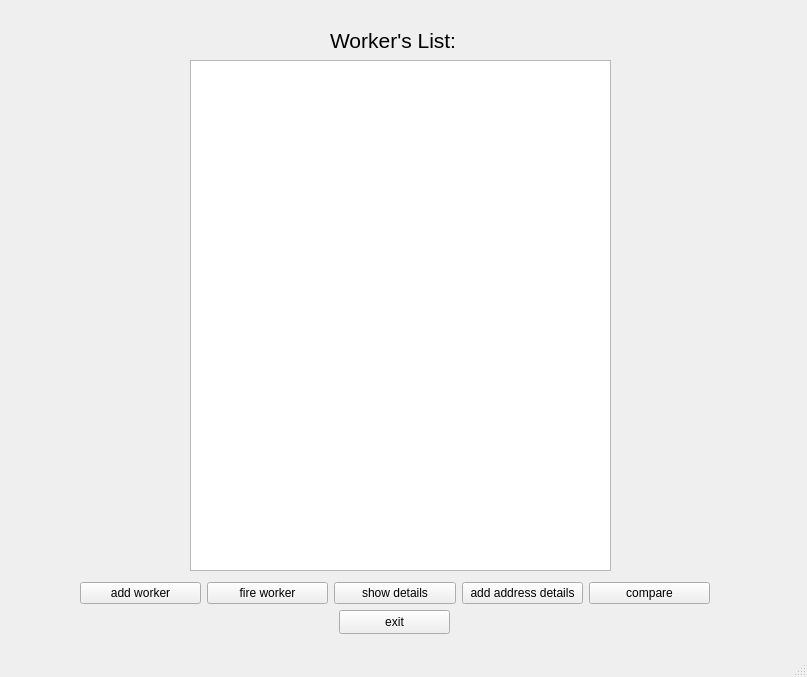
<?xml version="1.0" encoding="UTF-8"?>
<ui version="4.0">
 <class>MainWindow</class>
 <widget class="QMainWindow" name="MainWindow">
  <property name="geometry">
   <rect>
    <x>0</x>
    <y>0</y>
    <width>807</width>
    <height>677</height>
   </rect>
  </property>
  <property name="windowTitle">
   <string>MainWindow</string>
  </property>
  <widget class="QWidget" name="centralwidget">
   <widget class="QWidget" name="layoutWidget">
    <property name="geometry">
     <rect>
      <x>80</x>
      <y>580</y>
      <width>630</width>
      <height>26</height>
     </rect>
    </property>
    <layout class="QHBoxLayout" name="horizontalLayout">
     <item>
      <widget class="QPushButton" name="pushButton">
       <property name="text">
        <string>add worker</string>
       </property>
      </widget>
     </item>
     <item>
      <widget class="QPushButton" name="pushButton_2">
       <property name="text">
        <string>fire worker</string>
       </property>
      </widget>
     </item>
     <item>
      <widget class="QPushButton" name="pushButton_3">
       <property name="text">
        <string>show details</string>
       </property>
      </widget>
     </item>
     <item>
      <widget class="QPushButton" name="pushButton_4">
       <property name="text">
        <string>add address details</string>
       </property>
      </widget>
     </item>
     <item>
      <widget class="QPushButton" name="pushButton_6">
       <property name="text">
        <string>compare</string>
       </property>
      </widget>
     </item>
    </layout>
   </widget>
   <widget class="QLabel" name="label">
    <property name="geometry">
     <rect>
      <x>330</x>
      <y>30</y>
      <width>241</width>
      <height>21</height>
     </rect>
    </property>
    <property name="font">
     <font>
      <pointsize>16</pointsize>
     </font>
    </property>
    <property name="text">
     <string>Worker's List:</string>
    </property>
   </widget>
   <widget class="QTableWidget" name="tableWidget">
    <property name="geometry">
     <rect>
      <x>190</x>
      <y>60</y>
      <width>421</width>
      <height>511</height>
     </rect>
    </property>
   </widget>
   <widget class="QPushButton" name="pushButton_5">
    <property name="geometry">
     <rect>
      <x>339</x>
      <y>610</y>
      <width>111</width>
      <height>24</height>
     </rect>
    </property>
    <property name="text">
     <string>exit</string>
    </property>
   </widget>
  </widget>
  <widget class="QMenuBar" name="menubar">
   <property name="geometry">
    <rect>
     <x>0</x>
     <y>0</y>
     <width>807</width>
     <height>21</height>
    </rect>
   </property>
  </widget>
  <widget class="QStatusBar" name="statusbar"/>
 </widget>
 <resources/>
 <connections/>
</ui>
